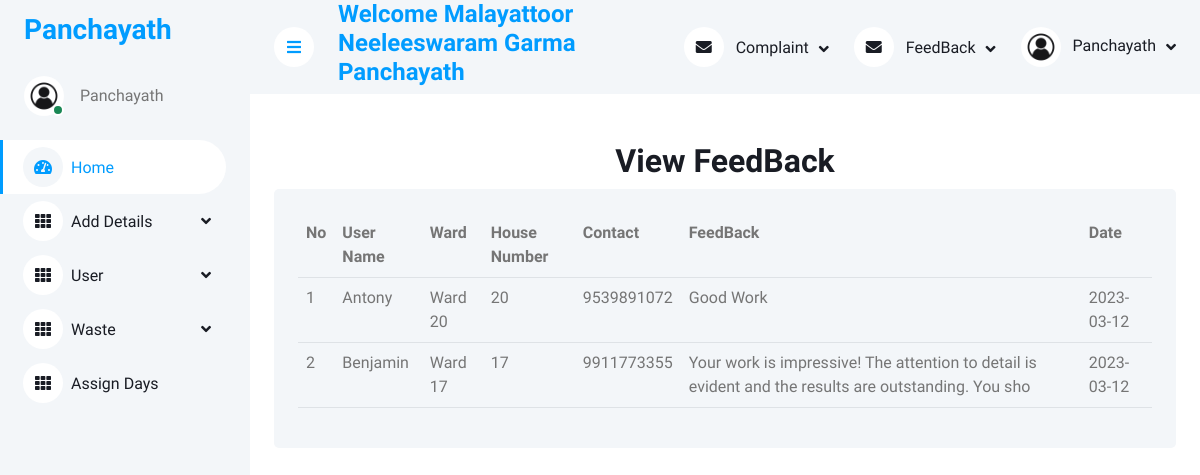
Page /E-Waste/Panjayath/View_feedback.php (signed in) on the committed database.
### tables this page shows
CREATE TABLE `tbl_feedback` (
  `fb_id` int(11) NOT NULL auto_increment,
  `fb_date` date NOT NULL,
  `fb_content` varchar(500) NOT NULL,
  `pajayathe_id` int(11) NOT NULL default '0',
  `user_id` int(11) NOT NULL default '0',
  `to_status` char(1) NOT NULL default '0',
  PRIMARY KEY  (`fb_id`)
);

CREATE TABLE `tbl_user` (
  `user_id` int(11) NOT NULL auto_increment,
  `user_name` varchar(15) NOT NULL,
  `user_contact` char(10) NOT NULL,
  `user_email` varchar(25) NOT NULL,
  `user_address` varchar(100) NOT NULL,
  `ward_id` int(11) NOT NULL,
  `user_hno` varchar(5) NOT NULL,
  `user_username` varchar(25) NOT NULL,
  `user_password` varchar(20) NOT NULL,
  `user_status` char(1) NOT NULL default '0',
  PRIMARY KEY  (`user_id`)
);

CREATE TABLE `tbl_ward` (
  `ward_id` int(11) NOT NULL auto_increment,
  `ward_name` varchar(10) NOT NULL,
  `ward_status` int(1) NOT NULL default '0',
  PRIMARY KEY  (`ward_id`)
);

### E-Waste/Panjayath/View_feedback.php (the view, shortened to what this page needs)
<!DOCTYPE html>
<html>
<head>
	<div class="container-xxl position-relative bg-white d-flex p-0">
<?php
include("../Connection/Connection.php");
include("Home1.php");
?>
</head>
<body>
<form>
	<div class="container-fluid pt-4 px-4">
	<h2 align="center">View FeedBack</h2>
	<div class="bg-light rounded h-100 p-4">
	<table width="700" class="table table-hover">
		<tr align="left">
			<th>No</th>
			<th>User Name</th>
			<th>Ward</th>
			<th>House Number</th>
			<th>Contact</th>
			<th width="400">FeedBack</th>
			<th>Date</th>
		</tr>
		<?php
		$sel = "select * from tbl_feedback fe inner join tbl_user us on fe.user_id=us.user_id inner join tbl_ward w on us.ward_id=w.ward_id where to_status = '2'";
		$res = $con->query($sel);
		if($res->num_rows!=NULL)
		{
			$i = 0;
			while($row = $res->fetch_assoc())
			{
				$i = $i + 1;
				?>
				<tr>
					<td><?php echo $i; ?></td>
					<td><?php echo $row["user_name"]; ?></td>
					<td><?php echo $row["ward_name"] ;?></td>
					<td><?php echo $row["user_hno"]; ?></td>
					<td><?php echo $row["user_contact"]; ?></td>
					<td><?php echo $row["fb_content"]; ?></td>
					<td><?php echo $row["fb_date"]; ?></td>
				</tr>
				<?php
			}
		}
		?>
	</table>
</form>
</body>
</html>

### E-Waste/Panjayath/Template/css/style.css (style rules this page uses)
:root { --primary: #009CFF; --light: #F3F6F9; --dark: #191C24; }

### rows in the picture
tbl_feedback: user.user_name "Antony", tbl_ward.ward_name "Ward 20", user.user_hno "20", user.user_contact "9539891072", fb_content "Good Work", fb_date "2023-03-12"
tbl_feedback: user.user_name "Benjamin", tbl_ward.ward_name "Ward 17", user.user_hno "17", user.user_contact "9911773355", fb_content "Your work is impressive! The attention to detail is evident and the results are outstanding. You sho", fb_date "2023-03-12"

### other values in the picture
$_SESSION['panname'] "Malayattoor Neeleeswaram Garma Panchayath"
